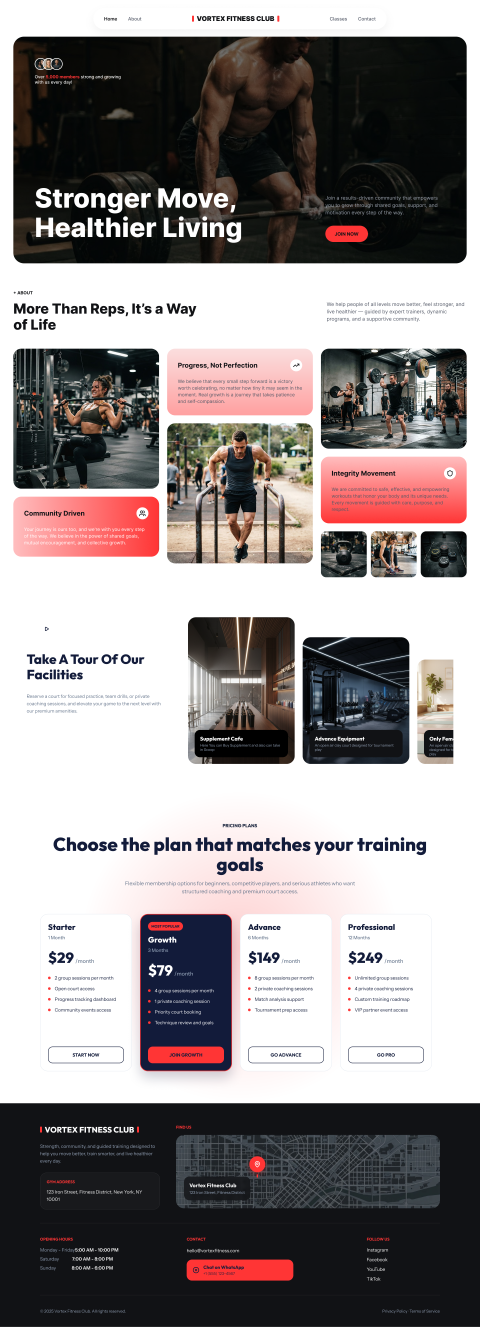
#> input picture Figma Image/lifthub-editable-design.png, 1440 x 3981 px, found by its file name (shown at 1/3 size)
$ python extract_assets.py
#> lines starting #> are read from the running program, lines starting #| are printed output that depends on the picture
import os
from PIL import Image

def main():
    os.makedirs('public/assets', exist_ok=True)

    # 1. Load images
    landing = Image.open('Figma Image/lifthub-editable-design.png')
#> landing is the input picture: PIL image 1440x3981 RGBA; mean R, G, B, A 148.1, 141.5, 141.7, 255
    form_img = Image.open('Figma Image/join-now-form.png')
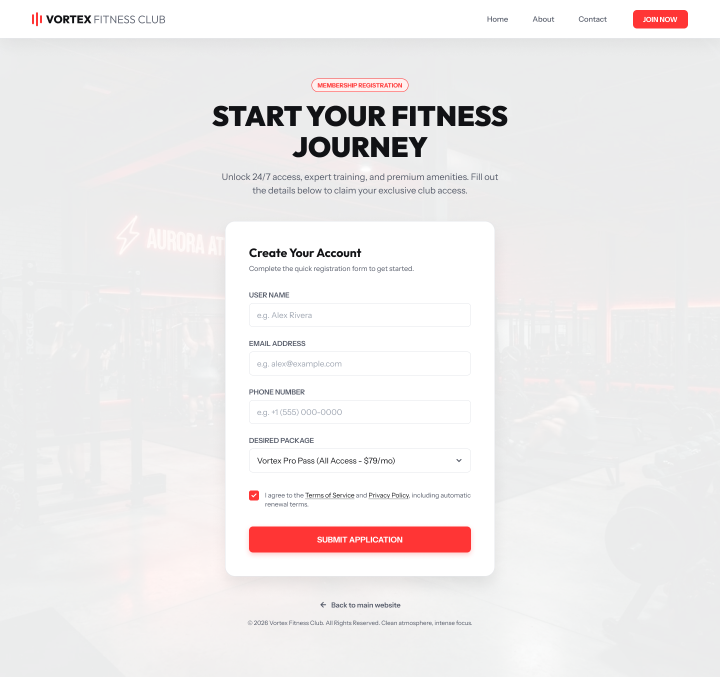
#> input picture Figma Image/join-now-form.png, 1440 x 1353 px, found by its file name (shown at 1/2 size)
#> form_img is the input picture: PIL image 1440x1353 RGBA; mean R, G, B, A 238.4, 235.1, 235.3, 255
    print(f"Landing size: {landing.size}, Form size: {form_img.size}")
#| Landing size: (1440, 3981), Form size: (1440, 1353)

    # Crop hero background (x: 40 to 1400, y: 25 to 688)
    hero_bg = landing.crop((40, 25, 1400, 688))
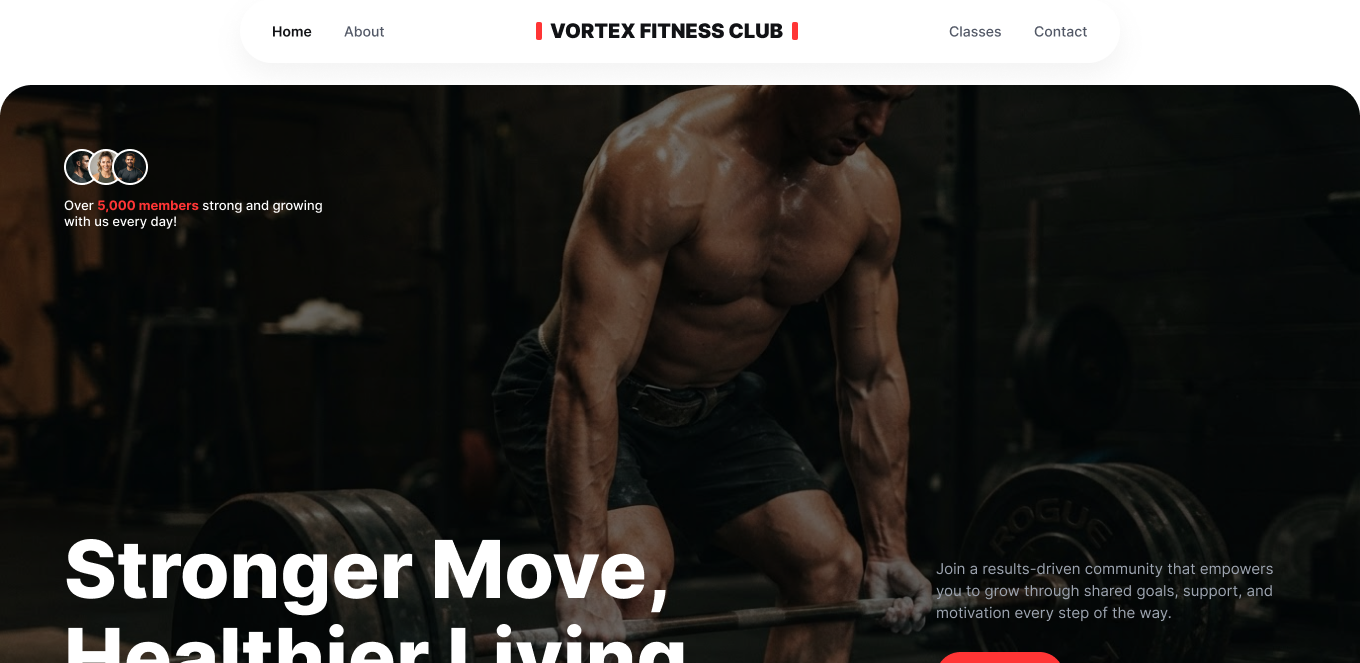
#> hero_bg: PIL image 1360x663 RGBA; mean R, G, B, A 57, 55.2, 52.5, 255
    hero_bg.save('public/assets/hero-banner.png')
    print("Saved hero-banner.png")

    # Bento images in section "More Than Reps":
    # Looking at the bento grid:
    # 1. Cable pulldown woman: left side tall card
    # Let's inspect coordinates for bento items
    # Lat pulldown: approx x: 40 to 476, y: 885 to 1235
    pulldown = landing.crop((40, 885, 476, 1235))
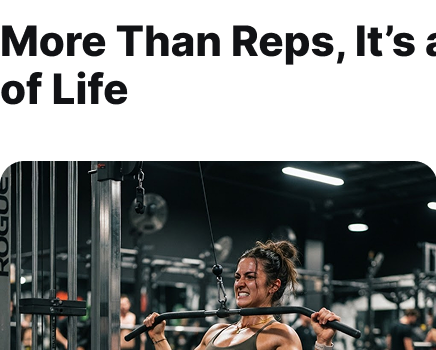
#> pulldown: PIL image 436x350 RGBA; mean R, G, B, A 135.6, 137.4, 136.5, 255
    pulldown.save('public/assets/bento-pulldown.png')

    # 2. Outdoor dips man: center tall card
    # approx x: 500 to 936, y: 1115 to 1465
    dips = landing.crop((500, 1115, 936, 1465))
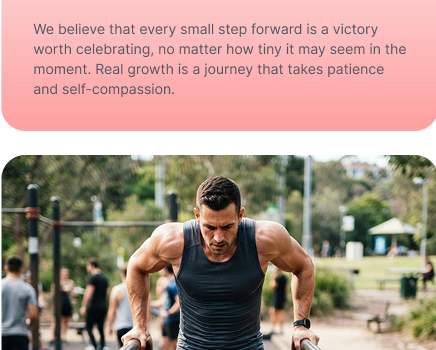
#> dips: PIL image 436x350 RGBA; mean R, G, B, A 176.6, 149.1, 138.4, 255
    dips.save('public/assets/bento-dips.png')

    # 3. Barbell lifters: top right wide card
    # approx x: 960 to 1400, y: 885 to 1145
    lifters = landing.crop((960, 885, 1400, 1145))
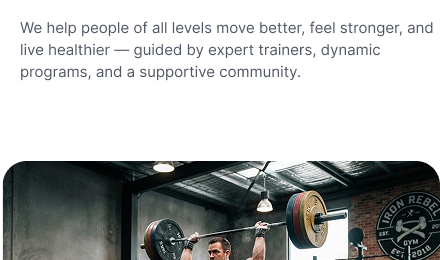
#> lifters: PIL image 440x260 RGBA; mean R, G, B, A 181.5, 183.4, 182.7, 255
    lifters.save('public/assets/bento-lifters.png')

    # 4. Detail square images at bottom right:
    # kettlebell: x: 960 to 1096, y: 1355 to 1465
    # shoes: x: 1112 to 1248, y: 1355 to 1465
    # plates: x: 1264 to 1400, y: 1355 to 1465
    kettlebell = landing.crop((960, 1355, 1096, 1465))
    kettlebell.save('public/assets/bento-kettlebell.png')
    shoes = landing.crop((1112, 1355, 1248, 1465))
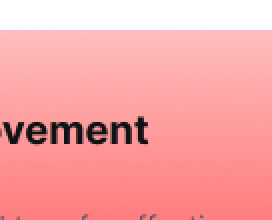
#> shoes: PIL image 136x110 RGBA (shown 2 times larger); mean R, G, B, A 247.4, 166.4, 167.2, 255
    shoes.save('public/assets/bento-shoes.png')
    plates = landing.crop((1264, 1355, 1400, 1465))
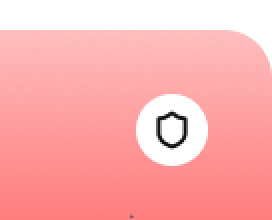
#> plates: PIL image 136x110 RGBA (shown 2 times larger); mean R, G, B, A 253.2, 176.3, 177, 255
    plates.save('public/assets/bento-plates.png')

    # Facilities images:
    # Card 1 (Supplement Cafe): approx x: 563 to 884, y: 1595 to 2010
    # Card 2 (Advance Equipment): approx x: 908 to 1229, y: 1640 to 2010
    # Card 3 (Female Zone): approx x: 1253 to 1360, y: 1700 to 2010
    # Let's verify these coordinates in a script
    print("Initial bento crops done.")

if __name__ == '__main__':
    main()
